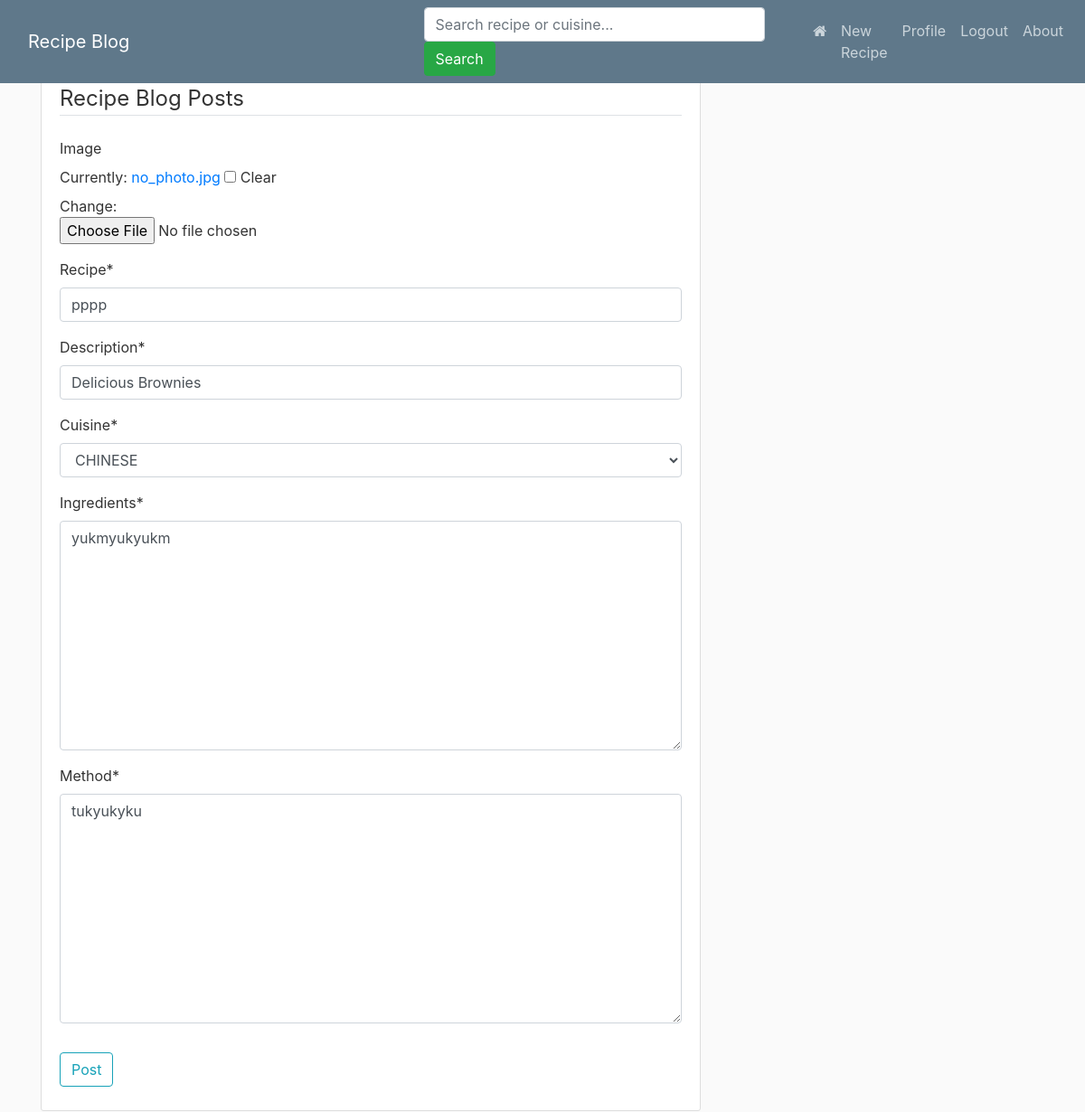
The app's page /post/19/update (signed in) with its own data.
### recipe_blog/models.py (models this page shows, shortened)
class Post(models.Model):
    image = models.ImageField(default='no_photo.jpg',
                              upload_to='media/recipe_pics', blank=True)
    recipe = models.CharField(max_length=200)
    description = models.CharField(max_length=200)
    cuisine = models.CharField(
        max_length=50, choices=CUISINE_CHOICES, default='Other')
    ingredients = models.TextField(unique=True)
    method = models.TextField(unique=True)
    date_posted = models.DateTimeField(default=timezone.now)
    author = models.ForeignKey(User, on_delete=models.CASCADE)
    class Meta:
        verbose_name_plural = "posts"

### recipe_blog/views.py (the view, shortened to what this page needs)
# urls.py: path('post/<int:pk>/update', PostUpdateView.as_view(), name="post-update"),
class PostUpdateView(LoginRequiredMixin, UserPassesTestMixin, UpdateView):
    model = Post
    fields = ['image', 'recipe', 'description',
              'cuisine', 'ingredients', 'method']
    def test_func(self):
        post = self.get_object()
        if self.request.user == post.author:
            return True
        return False

### recipe_blog/templates/recipe_blog/post_form.html (shortened to what this page needs)
{% extends "recipe_blog/base.html" %}
{% load crispy_forms_tags %}
{% block content%}
<div class="content-section">
    <form method="POST" enctype="multipart/form-data">
        <fieldset class="form-group">
            <legend class="border-bottom mb-4">Recipe Blog Posts</legend>
            {{ form|crispy }}
        </fieldset>
        <div class="form-group">
            <button class="btn btn-outline-info" type="submit">Post</button>
        </div>
    </form>
</div>
{% endblock content %}

### recipe_blog/static/recipe_blog/main.css (style rules this page uses)
body { background: #fafafa; color: #333333; margin-top: 5rem; }
.content-section { background: #ffffff; padding: 10px 20px; border: 1px solid #dddddd; border-radius: 3px; margin-bottom: 20px; }

### records on screen
Post: recipe "pppp", description "Delicious Brownies", cuisine "CHINESE", ingredients "yukmyukyukm", method "tukyukyku"
